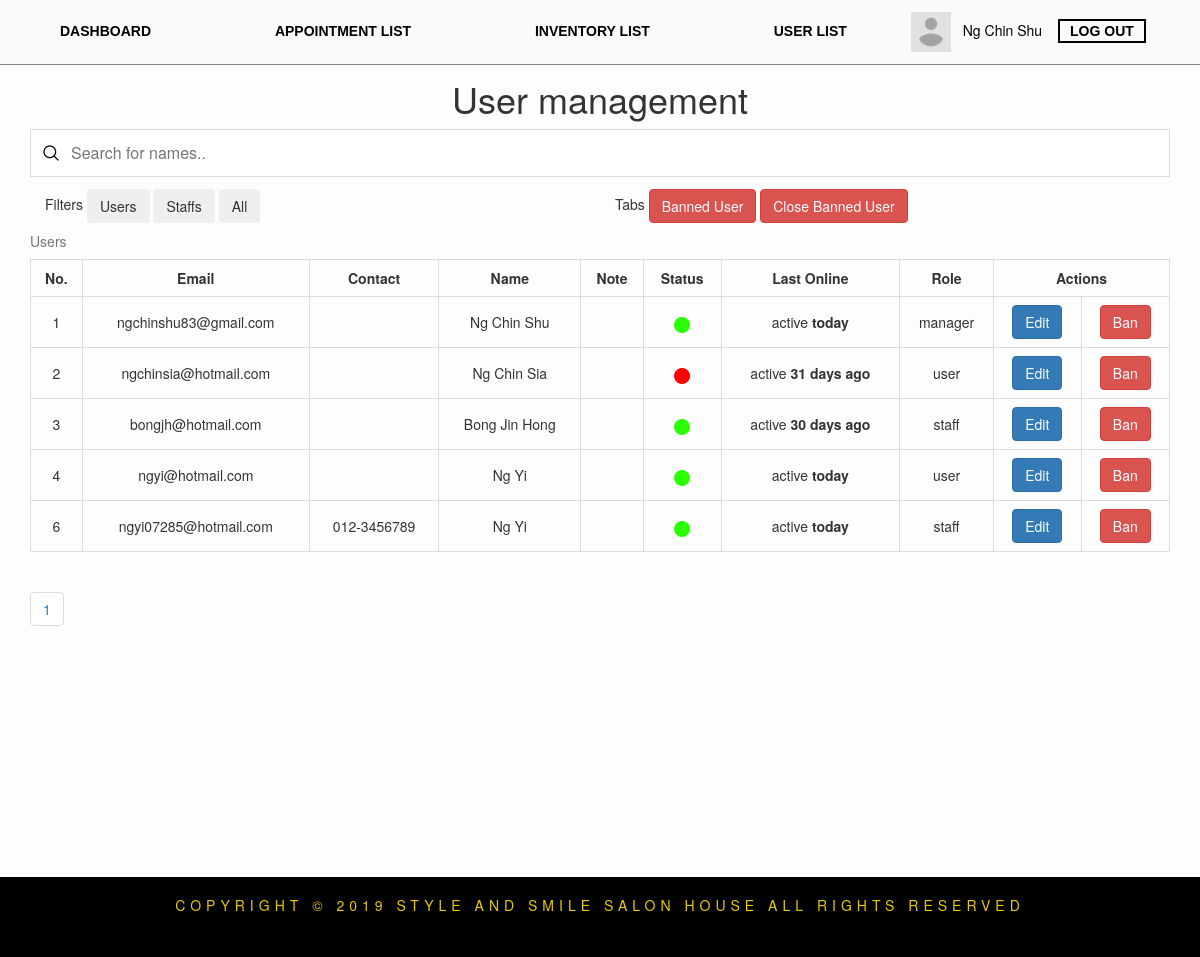
Screenshot of /staff/user.php (signed in) with the database file from the repository.
### tables this page shows
CREATE TABLE `users` (
  `image_path` varchar(100) DEFAULT NULL,
  `userId` int(11) NOT NULL,
  `email` varchar(100) NOT NULL,
  `contact` varchar(100) NOT NULL,
  `password` varchar(100) DEFAULT NULL,
  `name` varchar(150) NOT NULL,
  `role` varchar(20) NOT NULL,
  `note` varchar(200) DEFAULT NULL,
  `lastSignIn` date DEFAULT NULL,
  `forgotPasswordId` varchar(32) DEFAULT NULL,
  `banned` varchar(10) DEFAULT NULL,
  `bannedDate` date DEFAULT NULL,
  `bannedReason` varchar(255) DEFAULT NULL,
  `bannedDuration` int(10) DEFAULT NULL
);

### staff/user.php (the view, shortened to what this page needs)
<?php include "../db_connect.php"; ?>
<!DOCTYPE html>
<html lang="en">
  <head>
    <link rel="stylesheet" type="text/css" href="../font/flaticon.css"/>
    <link rel="stylesheet" href="https://maxcdn.bootstrapcdn.com/bootstrap/3.4.0/css/bootstrap.min.css">
    <link rel="stylesheet" href="https://cdnjs.cloudflare.com/ajax/libs/font-awesome/4.7.0/css/font-awesome.min.css">
    <link rel="stylesheet" type="text/css" href="../style.css">
  </head>
  <body>
      <?php include "../navigationBar.php" ?>
    <div class="container">
      <h1 class="display-4 text-center">User management</h1>
      <input type="text" id="userInput" onkeyup="searchUser()" placeholder="Search for names..">
      <div class="col-lg-6 col-xs-6">Filters <button type="button" onclick="filterUsers()" class="btn btn-light">Users</button> <button type="button" onclick="filterStaffs()" class="btn btn-light">Staffs</button> <button type="button" onclick="filterAll()" class="btn btn-light">All</button></div>
        <div class="col-lg-6 col-xs-6"> Tabs <button type="button" onclick="showBannedUser()" class="btn btn-danger">Banned User</button> <button type="button" onclick="hideBannedUser()" class="btn btn-danger">Close Banned User</button></div>
      <tbody>
        <table class="table table-bordered ttb" id="userTable">
          <caption>Users</caption>
          <tr>
            <th>No.
            </th>
            <th>Email
            </th>
            <th>Contact
            </th>
            <th>Name
            </th>
            <th>Note
            </th>
            <th>Status
            </th>
            <th>Last Online
            </th>
            <th>Role
            </th>
            <th colspan="2">Actions
            </th>
          </tr>
          <?php
            $record_per_page = 10;
            $page = '';
            if(isset($_GET['page'])){
              $page = $_GET['page'];
            } else {
              $page = 1;
            }
            $start_from = ($page-1)*$record_per_page;
            $query = "SELECT * FROM users WHERE banned IS NULL ORDER BY userId ASC LIMIT $start_from, $record_per_page";
            $data = $conn->query($query);
            $data->execute();
            foreach($data as $row)
            {
              $lastSignIn = $row['lastSignIn'];
              $today = date("Y-m-d");
              $dateToday = strtotime("$today");
              $dateLastSignIn = strtotime("$lastSignIn");
              $days = ($dateToday - $dateLastSignIn)/60/60/24;
              if ($days <= 30){
                $src = "../images/active-icon.png";
              }
              if ($days > 30){
                $src = "../images/inactive-icon.png";
              }
              if($days < 1){
                $show = "today";
              }
              if($days > 1){
                $show = $days . " days ago";
              }
              $id = $row['userId'];
              echo "<tr><td>" . $row['userId'] . "</td><td>" . $row['email'] . "</td><td>" . $row['contact'] . "</td><td>" . $row['name'] . "</td><td>" . $row ['note'] . "</td><td>" . "<img src='$src' alt='$src'/>" . "</td><td>" . "active <b>" . $show . "</b>" . "</td><td>" . $row['role'] . "</td><td><form method='post' onsubmit='return confirm(\"Are you sure you want to perform this action?\");'>" . "<button type='submit' class='btn btn-primary' name='idEdit' onclick='openUserEdit()' value ='$id'>Edit</button></form></td><td><form method='post' onsubmit='return confirm(\"Ban this user?\");'><button type='submit' class='btn btn-danger' name='idBan' value ='$id'>Ban</button></form></td>" . "</tr>";
            }
            ?>
        </table>
      </tbody>
      <div class="page-links">
        <ul class="pagination">
          <?php
            $page_query = "SELECT COUNT(*) FROM users WHERE banned IS NULL";
            $data = $conn->query($page_query);
            $data->execute();
            $num_rows = $data->fetchColumn();
            $total_pages = ceil($num_rows/$record_per_page);
            for($i=1; $i<=$total_pages; $i++){
              echo '<li><a href="user.php?page='. $i . '">' . $i . '</a></li>';
            }
          ?>
          </ul>
        </div>
    </div>
      <?php include "../footer.php"; ?>
  </body>
</html>

### style.css (style rules this page uses)
html { scroll-behavior: smooth; }
html, body { margin: 0; padding: 0; height:100%; }
body { background-color: #fdfdfd; }
ul { white-space: nowrap; }
.display-4 { font-family: "Helvetica Neue",Helvetica,Arial,sans-serif; }
.container { min-height: 100vh; overflow: hidden; position: relative; }
h1.display-4 { margin-top:14px; font-size: 36px; }
.ttb, .ttb th { text-align:center; }
.ttb > tbody > tr > td { vertical-align: middle; }
#userInput { background-image: url('images/magnifying-glass.png'); background-position: 12px 15px; background-repeat: no-repeat; width: 100%; font-size: 16px; padding: 12px 20px 12px 40px; border: 1px solid #ddd; margin-bottom: 12px; }

### rows the page displays
users: userId "1", email "ngchinshu83@gmail.com", name "Ng Chin Shu", lastSignIn "today", role "manager"
users: userId "2", email "ngchinsia@hotmail.com", name "Ng Chin Sia", shows a picture, lastSignIn "31 days ago", role "user"
users: userId "3", email "bongjh@hotmail.com", name "Bong Jin Hong", lastSignIn "30 days ago", role "staff"
users: userId "4", email "ngyi@hotmail.com", name "Ng Yi", lastSignIn "today", role "user"
users: userId "6", email "ngyi07285@hotmail.com", contact "012-3456789", name "Ng Yi", lastSignIn "today", role "staff"

### other values shown
$_SESSION["name"] "Ng Chin Shu"
